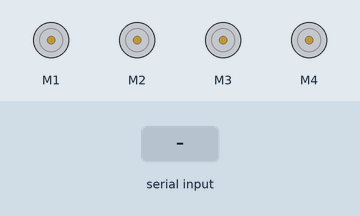
The sketch below on a simulated Arduino Uno, built with avr-gcc and run on an emulated ATmega328P. Shown: 4 × DC motor (green arrow = forward, orange = backward, longer = faster). The inputs (shaded band) are chosen by the test bench. What the sketch prints to the serial monitor is not drawn.

Above: at 1.2 s.
1.3 s: "F" received over Serial
At 2.5 s:
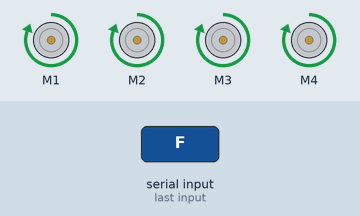
2.8 s: "B" received over Serial
At 3.9 s:
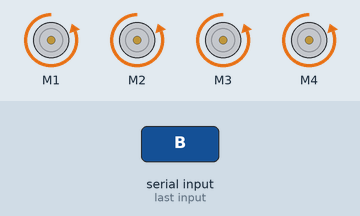
4.3 s: "L" received over Serial
At 5.0 s:
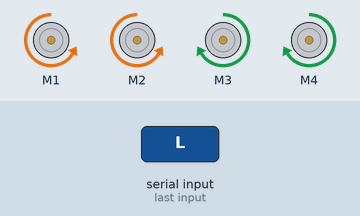
5.8 s: "R" received over Serial
At 6.2 s:
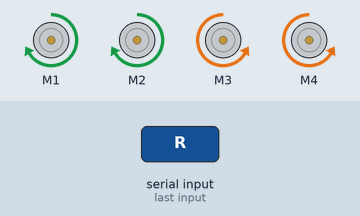
7.3 s: "S" received over Serial
At 8.5 s:
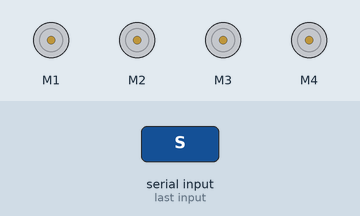
Timing chart, 0 to 9.8 s (numbered marks = the images above; inputs shaded):
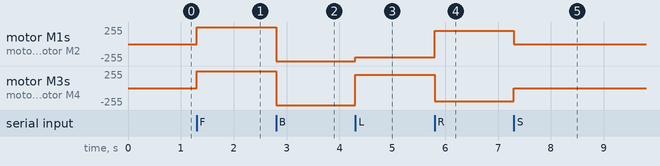

Measured:
- after the input at 1.3 s, motor M1–4: stopped → forward 255/255 at once
- after the input at 2.8 s, motor M1–4: forward 255/255 → backward 255/255 at once
- after the input at 4.3 s, motor M1, motor M2: backward 255/255 → backward 200/255 at once; motor M3, motor M4: backward 255/255 → forward 200/255 at once
- after the input at 5.8 s, motor M1, motor M2: backward 200/255 → forward 200/255 at once; motor M3, motor M4: forward 200/255 → backward 200/255 at once
- after the input at 7.3 s, motor M1, motor M2: forward 200/255 → stopped at once; motor M3, motor M4: backward 200/255 → stopped at once

The sketch:

Codigo.ino
```cpp
#include <AFMotor.h> //librería Adafruit Motor Shield para controlar los motores

AF_DCMotor motor1(1);
AF_DCMotor motor2(2);
AF_DCMotor motor3(3);
AF_DCMotor motor4(4);

char command;  // Variable para almacenar el comando recibido desde el smartphone

void setup() {
  Serial.begin(9600);// Inicializamos la comunicación serial a 9600 baudios
  // Configurar el módulo Bluetooth HC-05
  Serial.println("Ingrese el comando: ");
}

void loop() {
  if (Serial.available() > 0) { // Si hay datos disponibles en el puerto serial
    command = Serial.read(); // Leemos el comando enviado desde el smartphone
    motorControl(command); // Llamamos a la función motorControl para ejecutar el comando
  }
}

void motorControl(char command) {
  switch (command) {
    case 'F': // Si el comando es 'F' (adelante). es lo mismo con los demás casos
      forward();
      break;
    case 'B':
      backward();
      break;
    case 'L':
      left();
      break;
    case 'R':
      right();
      break;
    case 'S':
      stop();
      break;
    default:
      break;
  }
}

void forward() {
  motor1.setSpeed(255); // Establecemos la velocidad máxima con todos los motores, y los configuramos para poder avanzar
  motor1.run(FORWARD);
  motor2.setSpeed(255);
  motor2.run(FORWARD);
  motor3.setSpeed(255);
  motor3.run(FORWARD);
  motor4.setSpeed(255);
  motor4.run(FORWARD);
}

void backward() {
  motor1.setSpeed(255); //estas son las funciones para retroceder
  motor1.run(BACKWARD);
  motor2.setSpeed(255);
  motor2.run(BACKWARD);
  motor3.setSpeed(255);
  motor3.run(BACKWARD);
  motor4.setSpeed(255);
  motor4.run(BACKWARD);
}
// Configuraciones para retroceder, y moverse a lados izquierdo y derecho
void left() {
  motor1.setSpeed(200);
  motor1.run(BACKWARD);
  motor2.setSpeed(200);
  motor2.run(BACKWARD);
  motor3.setSpeed(200);
  motor3.run(FORWARD);
  motor4.setSpeed(200);
  motor4.run(FORWARD);
}

void right() {
  motor1.setSpeed(200);
  motor1.run(FORWARD);
  motor2.setSpeed(200);
  motor2.run(FORWARD);
  motor3.setSpeed(200);
  motor3.run(BACKWARD);
  motor4.setSpeed(200);
  motor4.run(BACKWARD);
}
// configuración para detenerse
void stop() {
  motor1.setSpeed(0);
  motor1.run(RELEASE);
  motor2.setSpeed(0);
  motor2.run(RELEASE);
  motor3.setSpeed(0);
  motor3.run(RELEASE);
  motor4.setSpeed(0);
  motor4.run(RELEASE);
}
```
